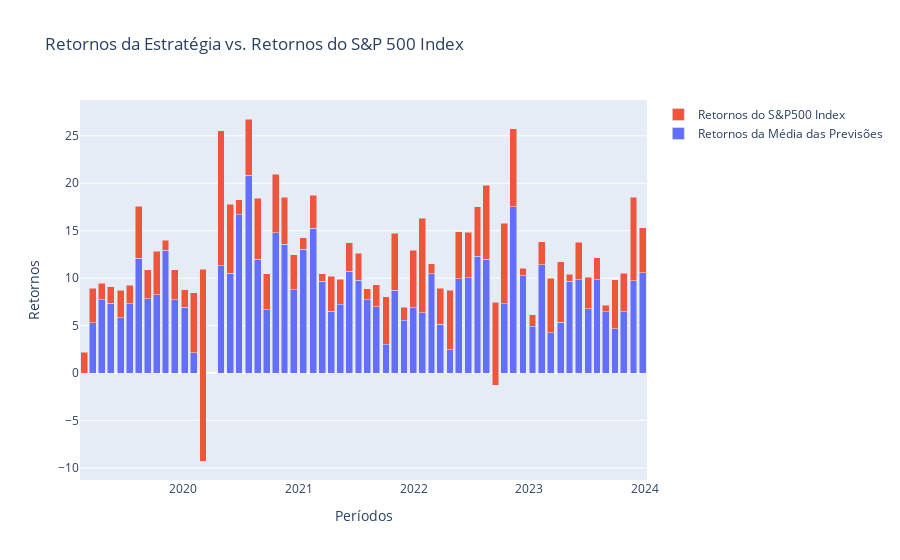

Source (notebook cell):
### Markdown cell above
##### **Gráfico de barras dos Retornos da Estratégia vs. Retornos do S&P 500 Index**

### Code cell
import plotly.graph_objects as go

# Dados de exemplo
x_values = average_monthly_results.index
y_values_1 = average_monthly_results
y_values_2 = sp500_index_period_returns

# Criação das barras empilhadas
fig = go.Figure()

# Primeira barra (base)
fig.add_trace(go.Bar(
    x=x_values,
    y=y_values_1,
    name=average_monthly_results.name
))

# Segunda barra (sobreposta na anterior)
fig.add_trace(go.Bar(
    x=x_values,
    y=y_values_2,
    name=sp500_index_period_returns.name
))

# Configuração do layout para barras empilhadas
fig.update_layout(
    barmode='stack',
    title='Retornos da Estratégia vs. Retornos do S&P 500 Index',
    xaxis_title='Períodos',
    yaxis_title='Retornos'
)

# Exibe o gráfico
fig.show()
